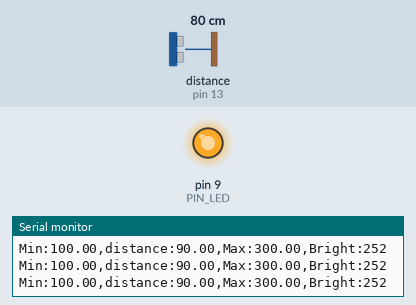
Bench run of a sketch on a simulated Arduino Uno, built with avr-gcc and run on an emulated ATmega328P. Shown: output pins drawn as LEDs (lit = HIGH), the last lines printed to the serial monitor. Wiring (inferred from the names in the program): ultrasonic range finder: trigger pin 12; echo pin 13. The test bench sets the inputs (shaded band); at power-on: distance to the obstacle (sensor on pin 13) 80 cm. The echo pulse lasts 58.3 µs per cm; pins used as bus, display or sensor lines are not drawn.

Above: at 1.2 s.
1.3 s: distance to the obstacle (sensor on pin 13) set to 18 cm
4.3 s: distance to the obstacle (sensor on pin 13) set to 2 cm
At 4.8 s:
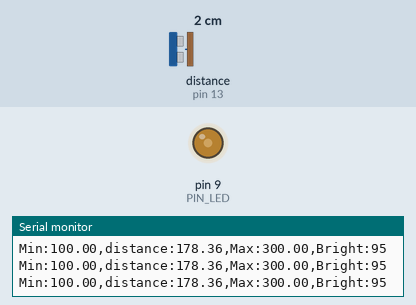
Timing chart, 0 to 7.3 s (numbered marks = the images above; inputs shaded):
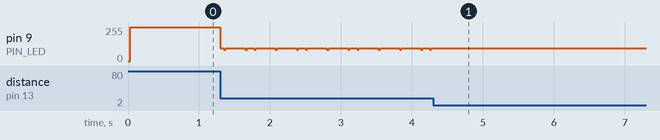

Measured:
- after the input at 4.3 s, pin 9 (PIN_LED): stops changing and stays 95/255

The sketch:

08_practice_1.ino
```cpp
// Arduino pin assignment
#define PIN_LED  9
#define PIN_TRIG 12   // sonar sensor TRIGGER
#define PIN_ECHO 13   // sonar sensor ECHO

// configurable parameters
#define SND_VEL 346.0     // sound velocity at 24 celsius degree (unit: m/sec)
#define INTERVAL 25      // sampling interval (unit: msec)
#define PULSE_DURATION 10 // ultra-sound Pulse Duration (unit: usec)
#define _DIST_MIN 100.0   // minimum distance to be measured (unit: mm)
#define _DIST_MAX 300.0   // maximum distance to be measured (unit: mm)

#define TIMEOUT ((INTERVAL / 2) * 1000.0) // maximum echo waiting time (unit: usec)
#define SCALE (0.001 * 0.5 * SND_VEL) // coefficent to convert duration to distance

unsigned long last_sampling_time;   // unit: msec
float pre_distance = _DIST_MIN - 10.0;
int brightness = 0;

void setup() {
  // initialize GPIO pins
  pinMode(PIN_LED, OUTPUT);
  pinMode(PIN_TRIG, OUTPUT);  // sonar TRIGGER
  pinMode(PIN_ECHO, INPUT);   // sonar ECHO
  digitalWrite(PIN_TRIG, LOW);  // turn-off Sonar

  // initialize serial port
  Serial.begin(57600);
}

void loop() {
  float distance;
  int bright;

  // wait until next sampling time.
  // millis() returns the number of milliseconds since the program started.
  //    Will overflow after 50 days.
  if (millis() < (last_sampling_time + INTERVAL))
    return;

  distance = USS_measure(PIN_TRIG, PIN_ECHO); // read distance

  if (distance < _DIST_MIN) {
    distance = pre_distance;    // Set Lower Value
  } else if (distance > _DIST_MAX) {
    distance = pre_distance;    // Set Higher Value
  } else {    // In desired Range
    pre_distance = distance;
  }

  if (distance >= 200) {
    bright = distance - 200;
  } else {
    bright = 200 - distance;
  }
  bright = (int)((1-(1-(float)bright / 100)*(1-(float)bright / 100)) * 255);
  analogWrite(PIN_LED, bright);

  // output the distance to the serial port
  Serial.print("Min:");        Serial.print(_DIST_MIN);
  Serial.print(",distance:");  Serial.print(distance);
  Serial.print(",Max:");       Serial.print(_DIST_MAX);
  Serial.print(",Bright:");    Serial.print(bright);
  Serial.println("");

  // do something here
//  delay(100); // Assume that it takes 50ms to do something.

  // update last sampling time
  last_sampling_time += INTERVAL;
}

// get a distance reading from USS. return value is in millimeter.
float USS_measure(int TRIG, int ECHO)
{
  digitalWrite(TRIG, HIGH);
  delayMicroseconds(PULSE_DURATION);
  digitalWrite(TRIG, LOW);

  return pulseIn(ECHO, HIGH, TIMEOUT) * SCALE; // unit: mm

  // Pulse duration to distance conversion example (target distance = 17.3m)
  // - round trip distance: 34.6m
  // - expected pulse duration: 0.1 sec, or 100,000us
  // - pulseIn(ECHO, HIGH, timeout) * 0.001 * 0.5 * SND_VEL
  //        = 100,000 micro*sec * 0.001 milli/micro * 0.5 * 346 meter/sec
  //        = 100,000 * 0.001 * 0.5 * 346 * micro * sec * milli * meter
  //                                        ----------------------------
  //                                         micro * sec
  //        = 100 * 173 milli*meter = 17,300 mm = 17.3m
  // pulseIn() returns microseconds.
}
```
